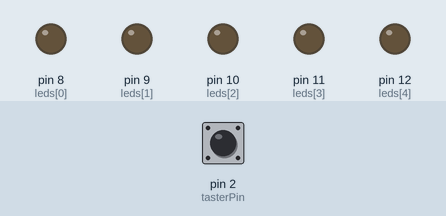
Bench run of a sketch on a simulated Arduino Uno, built with avr-gcc and run on an emulated ATmega328P. On the bench: output pins drawn as LEDs (lit = HIGH). Dashed ring = blinking. The test bench sets the inputs (shaded band); at power-on: pin 2 (tasterPin) HIGH.

Above: at 1.2 s.
1.3 s: pin 2 (tasterPin) pulled LOW for 0.15 s
At 1.7 s:
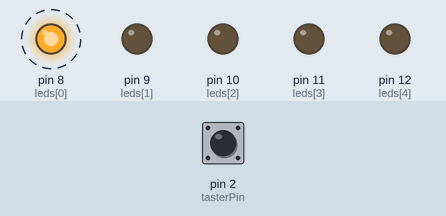
4.3 s: pin 2 (tasterPin) pulled LOW for 1 s
At 5.0 s:
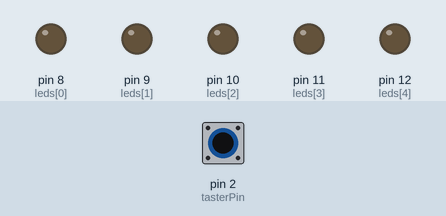
6.8 s: pin 2 (tasterPin) pulled LOW for 3.2 s
At 10.4 s:
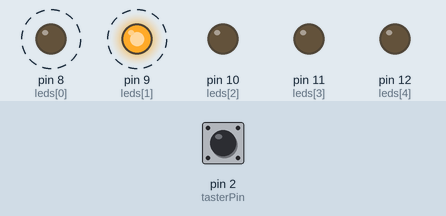
Timing chart, 0 to 18.6 s (numbered marks = the images above; inputs shaded):
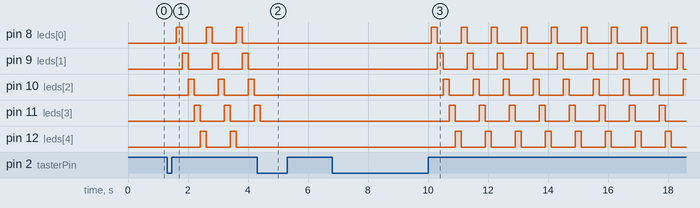

The sketch:

Lauflicht.ino
```cpp
int leds[] = {8, 9, 10, 11, 12}; // Array mit den LED-Pins, um leds[0] = 8 zu haben usw
int tasterPin = 2;
bool laufen = false;

void setup() {
  // setzt jeden LED-Pin als OUTPUT
  for (int i = 0; i < 5; i++) {
    pinMode(leds[i], OUTPUT);
  }
  pinMode(2, INPUT_PULLUP);
}

void loop() {
  if (digitalRead(2) == LOW) {
    laufen = !laufen;  // umschalten
    delay(300);        // Entprellung
  }

  if (laufen) {
    for (int i = 0; i < 5; i++) {
      if (digitalRead(2) == LOW) {
        laufen = !laufen;
        delay(300);
        break;
      }
      digitalWrite(leds[i], HIGH); //LED i an
      delay(200);                  // 200ms warten
      digitalWrite(leds[i], LOW); // LED i aus
    }
  }
}
```

Measured:
- after the input at 1.3 s, pin 8 (leds[0]): alternates HIGH for 0.20 s and LOW for 0.80 s, starting after 0.30 s; pin 9 (leds[1]): alternates HIGH for 0.20 s and LOW for 0.80 s, starting after 0.50 s
- after the input at 4.3 s, pin 8 (leds[0]), pin 9 (leds[1]), pin 10 (leds[2]), pin 12 (leds[4]): stops changing and stays LOW; pin 11 (leds[3]): goes on until 4.4 s, then stays LOW
- after the input at 6.8 s, pin 8 (leds[0]): alternates HIGH for 0.20 s and LOW for 0.80 s, starting after 3.3 s; pin 9 (leds[1]): alternates HIGH for 0.20 s and LOW for 0.80 s, starting after 3.5 s
